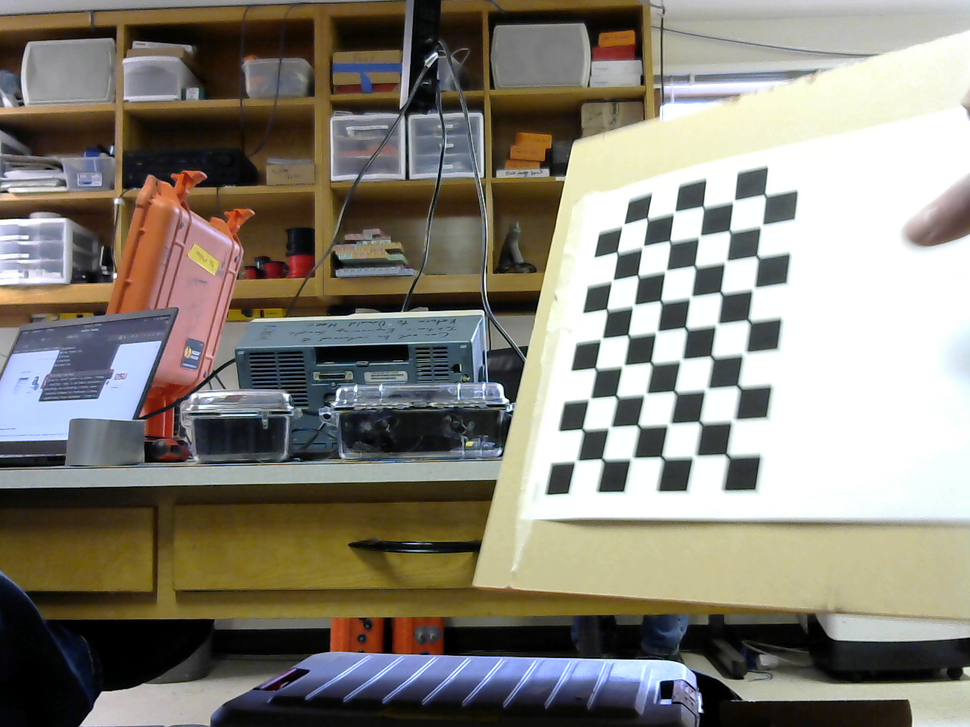
#> input picture left/left_01.ppm, 970 x 727 px, shrunk from 1280 x 960 before the run; its folder holds only this picture in this run
$ python calibrate.py
#> lines starting #> are read from the running program, lines starting #| are printed output that depends on the picture; after the words box and inside, x2 and y2 are one past the last pixel; in counts of white or black regions, pixels touching at a corner belong together; long printed decimals are rounded
import numpy as np
import cv2 as cv
import glob
import json

CHESSBOARD_ROWS = 9
CHESSBOARD_COLS = 6

# termination criteria
criteria = (cv.TERM_CRITERIA_EPS + cv.TERM_CRITERIA_MAX_ITER, 30, 0.001)
# prepare object points, like (0,0,0), (1,0,0), (2,0,0) ....,(6,5,0)
# Lets see what this looks like...
print(criteria)
objp = np.zeros((CHESSBOARD_COLS*CHESSBOARD_ROWS,3), np.float32)
objp[:,:2] = np.mgrid[0:CHESSBOARD_ROWS,0:CHESSBOARD_COLS].T.reshape(-1,2)
# Arrays to store object points and image points from all the images.
objpoints = [] # 3d point in real world space
imgpoints = [] # 2d points in image plane.
images = glob.glob('./left/*.ppm')
dimsOfImage = 0
# gray =
for fname in images:
    img = cv.imread(fname)
#> img is the input picture: shape (727, 970, 3); mean B, G, R 119.6, 130.1, 134.2
    gray = cv.cvtColor(img, cv.COLOR_BGR2GRAY)
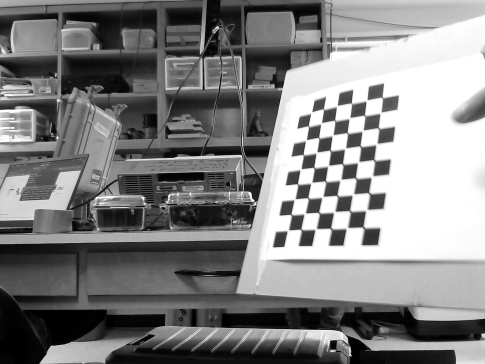
#> gray: shape (727, 970) (shown at 1/2 size); min 0, max 255, mean 130.2

    # Get dimensions of gray
    dimsOfImage = gray.shape[::-1]

    # Find the chess board corners
    ret, corners = cv.findChessboardCorners(gray, (CHESSBOARD_ROWS, CHESSBOARD_COLS), None)
#> ret = True; corners = 54 rows, first 8: [576, 461], [581.8, 428.7], [591.3, 397.5], [595.3, 367.6], [602.7, 337.3], [606.6, 308.6], [613.4, 279.1], [617, 251.6]
    # If found, add object points, image points (after refining them)
    if ret == True:
        objpoints.append(objp)
        corners2 = cv.cornerSubPix(gray,corners, (11,11), (-1,-1), criteria)
#> corners2 = 54 rows, first 8: [576, 460.9], [582.6, 429.3], [589.6, 398.7], [595.5, 368.3], [601.5, 338.8], [606.7, 309.5], [612.3, 280.6], [617, 252.4]
        imgpoints.append(corners)
        # Draw and display the corners
        cv.drawChessboardCorners(img, (CHESSBOARD_ROWS, CHESSBOARD_COLS), corners2, ret)
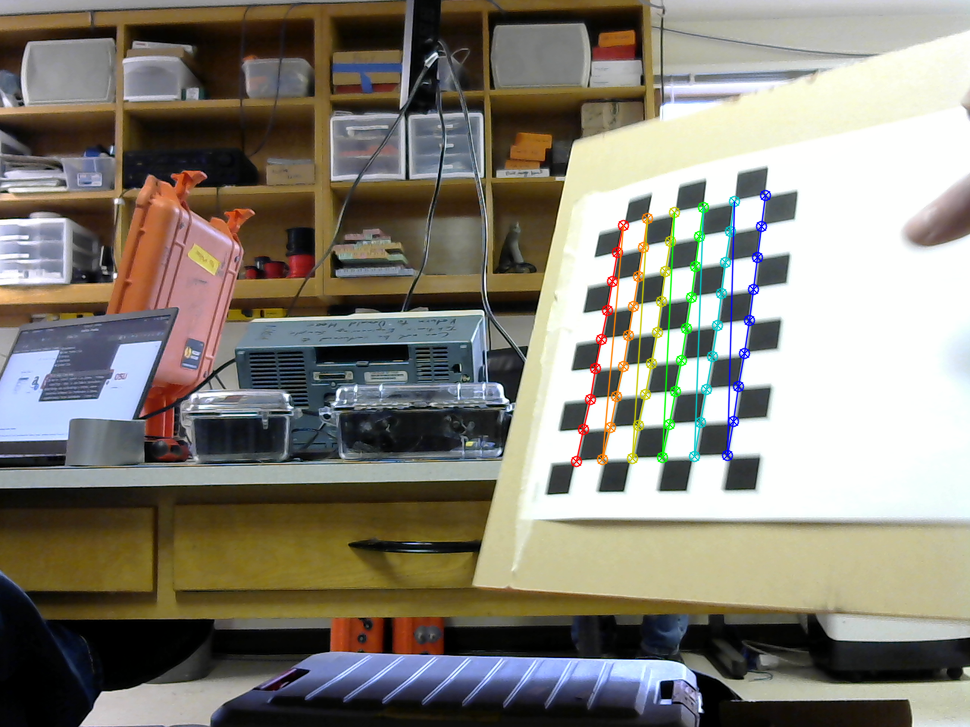
#> img: shape (727, 970, 3); 1.73% of pixels changed, all inside (x1, y1, x2, y2) = (570, 189, 772, 468)
        cv.imshow('img', img)
        cv.waitKey(0)
    else:
        print("No chessboard found :(")
cv.destroyAllWindows()

# calibrate camera
ret, mtx, dist, rvecs, tvecs = cv.calibrateCamera(objpoints, imgpoints, dimsOfImage, None, None)
#> ret = 0.561; mtx = [[1588.6, 0, 259.7], [0, 1209.1, 291.3], [0, 0, 1]]; dist = [[-1.72, 12.98, 0.00219, -0.0254, -36.52]]; rvecs = ([-1.09, 0.53, -1.35],); tvecs = ([7.59, 5.28, 34.83],)

with open("./data/mtx.json", "w+", newline="\n") as fp:
    fp.write(json.dumps(mtx.tolist(), indent=4))

with open("./data/dist.json", "w+", newline="\n") as fp:
    fp.write(json.dumps(dist.tolist(), indent=4))

mean_error = 0
for i in range(len(objpoints)):
    imgpoints2, _ = cv.projectPoints(objpoints[i], rvecs[i], tvecs[i], mtx, dist)
    error = cv.norm(imgpoints[i], imgpoints2, cv.NORM_L2)/len(imgpoints2)
    mean_error += error
#> this loop made 1 pass
#> (error, mean_error) on pass 1: (0.0763, 0.0763)
#> after the loop, mean_error = 0.0763
print( "total error: {}".format(mean_error/len(objpoints)) )
#| total error: 0.07631

print(mtx)
#| [[1.58857694e+03 0.00000000e+00 2.59733847e+02]
#|  [0.00000000e+00 1.20913914e+03 2.91315076e+02]
#|  [0.00000000e+00 0.00000000e+00 1.00000000e+00]]
print(dist)
#| [[-1.71936663e+00  1.29788673e+01  2.19274948e-03 -2.54286330e-02
#|   -3.65182768e+01]]

$ run again, on left/left_05.ppm
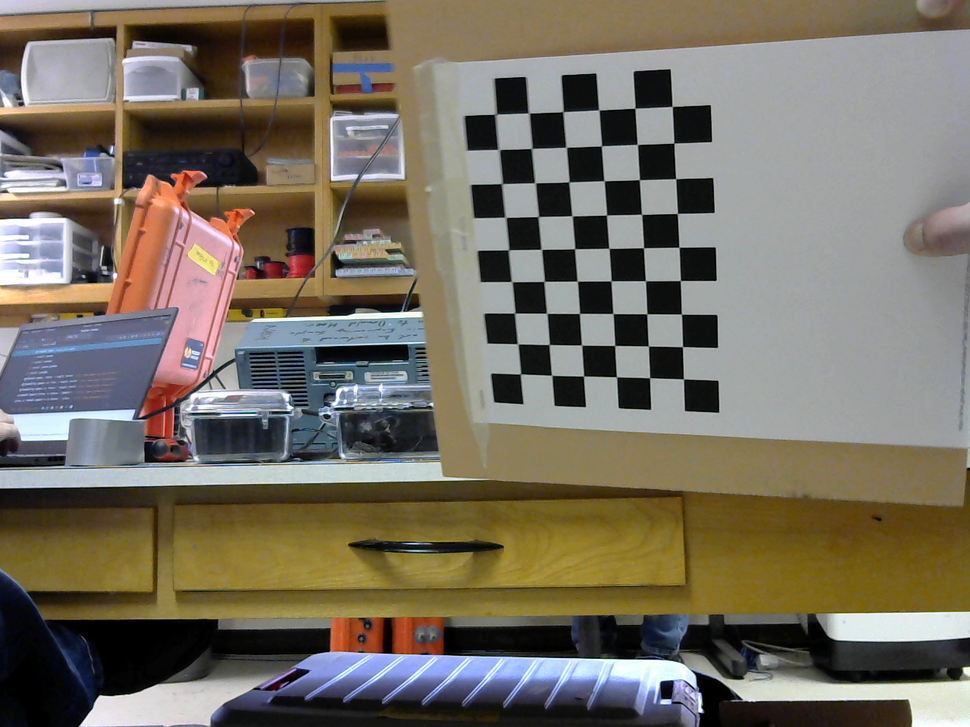
#> input picture left/left_05.ppm, 970 x 727 px, shrunk from 1280 x 960 before the run
#> img is the input picture: shape (727, 970, 3); mean B, G, R 97.6, 110.9, 117.9
#> `gray = cv.cvtColor(img, cv.COLOR_BGR2GRAY)`:
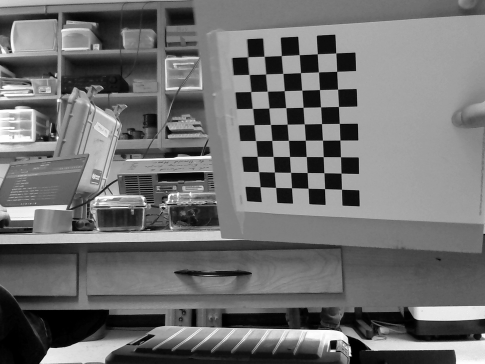
#> gray: shape (727, 970) (shown at 1/2 size); min 0, max 255, mean 111.5
#> `ret, corners = cv.findChessboardCorners(gray, (CHESSBOARD_ROWS, CHESSB..`: ret = True; corners = 54 rows, first 8: [520.5, 373.9], [517.6, 343.8], [514.5, 313], [517, 288], [514, 245], [511, 223], [507, 178], [499.8, 150.1]
#> corners2 = 54 rows, first 8: [520.5, 374], [517.6, 343.8], [514.7, 313.1], [511.7, 281.6], [508.5, 249.8], [505.4, 217.3], [502, 183.6], [498.7, 149.5]
#> `cv.drawChessboardCorners(img, (CHESSBOARD_ROWS, CHESSBOARD_COLS), corn..`:
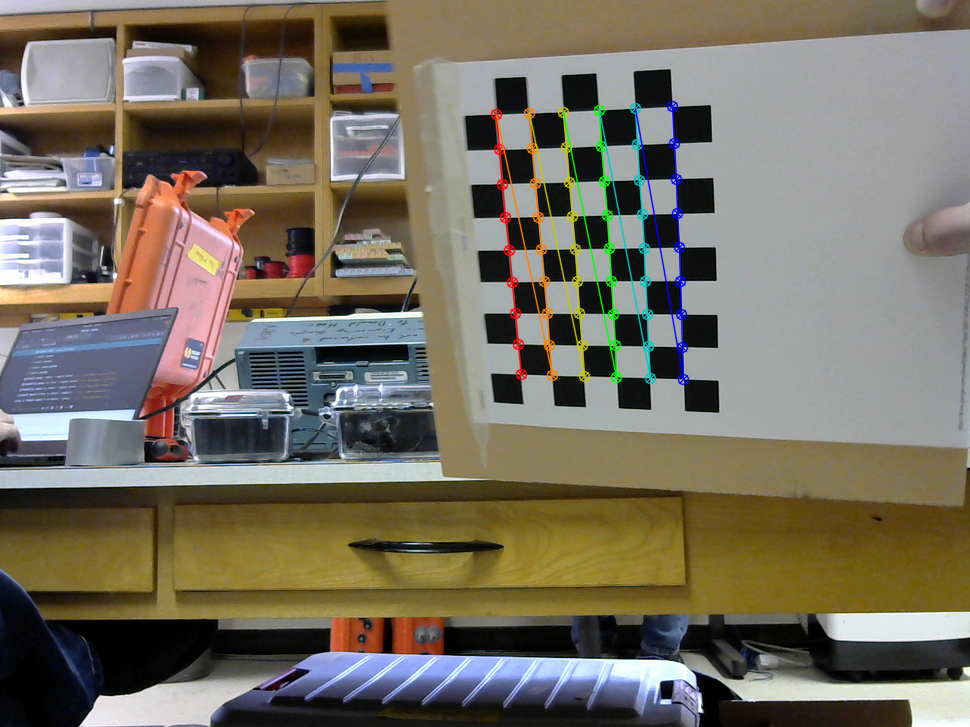
#> img: shape (727, 970, 3); 1.83% of pixels changed, all inside (x1, y1, x2, y2) = (490, 100, 690, 386)
#> `ret, mtx, dist, rvecs, tvecs = cv.calibrateCamera(objpoints, imgpoints..`: ret = 0.38; mtx = [[1019.3, 0, 508.2], [0, 972.5, 448.5], [0, 0, 1]]; dist = [[0.433, -1.97, 0.0615, -0.0402, 5.25]]; rvecs = ([0.00556, 0.537, -1.56],); tvecs = ([0.368, -2.36, 30.58],)
#> the loop `for i in range(len(objpoints)):` made 1 pass
#> (error, mean_error) on pass 1: (0.0517, 0.0517)
#> after the loop `for i in range(len(objpoints)):`: mean_error = 0.0517
#| total error: 0.05172
#| [[1.01934645e+03 0.00000000e+00 5.08185751e+02]
#|  [0.00000000e+00 9.72518742e+02 4.48465338e+02]
#|  [0.00000000e+00 0.00000000e+00 1.00000000e+00]]
#| [[ 0.4328 -1.973  0.06152 -0.04024  5.249]]

$ run again, on left/left_06.ppm
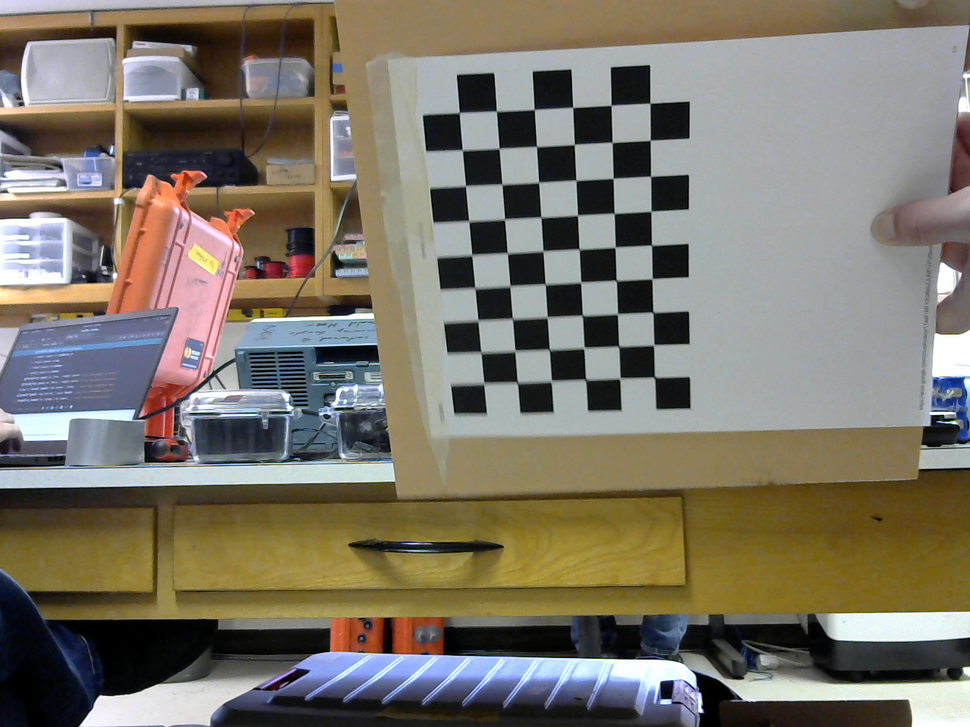
#> input picture left/left_06.ppm, 970 x 727 px, shrunk from 1280 x 960 before the run
#> img is the input picture: shape (727, 970, 3); mean B, G, R 104.4, 117.1, 123.3
#> `gray = cv.cvtColor(img, cv.COLOR_BGR2GRAY)`:
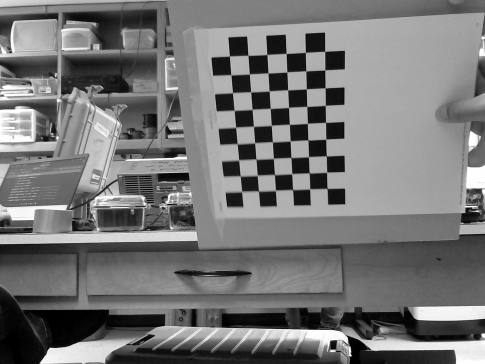
#> gray: shape (727, 970) (shown at 1/2 size); min 0, max 255, mean 117.5
#> `ret, corners = cv.findChessboardCorners(gray, (CHESSBOARD_ROWS, CHESSB..`: ret = True; corners = 54 rows, first 8: [484.5, 383.5], [480.8, 351.5], [477.6, 318.6], [474.5, 287.3], [471.3, 255], [468.5, 221], [465.3, 185.5], [462.2, 150.1]
#> corners2 = 54 rows, first 8: [483.8, 383.3], [480.9, 352.3], [477.9, 320.3], [474.8, 288], [471.8, 254.9], [468.7, 221.1], [465.5, 185.8], [462.3, 150.1]
#> `cv.drawChessboardCorners(img, (CHESSBOARD_ROWS, CHESSBOARD_COLS), corn..`:
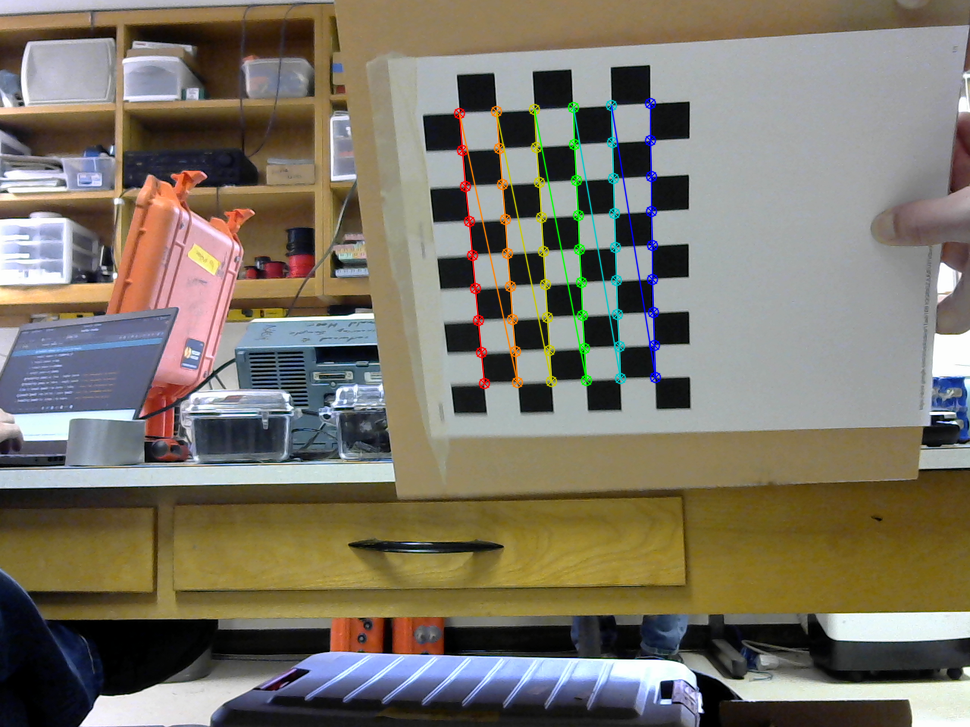
#> img: shape (727, 970, 3); 1.86% of pixels changed, all inside (x1, y1, x2, y2) = (453, 97, 662, 390)
#> `ret, mtx, dist, rvecs, tvecs = cv.calibrateCamera(objpoints, imgpoints..`: ret = 0.448; mtx = [[1281.5, 0, 496.9], [0, 1419.7, 381.4], [0, 0, 1]]; dist = [[0.951, -2.98, 0.133, -0.0202, -4.25]]; rvecs = ([0.442, 0.497, -1.58],); tvecs = ([-0.406, 0.0691, 37.56],)
#> the loop `for i in range(len(objpoints)):` made 1 pass
#> (error, mean_error) on pass 1: (0.061, 0.061)
#> after the loop `for i in range(len(objpoints)):`: mean_error = 0.061
#| total error: 0.061
#| [[1.28150536e+03 0.00000000e+00 4.96877854e+02]
#|  [0.00000000e+00 1.41965028e+03 3.81418062e+02]
#|  [0.00000000e+00 0.00000000e+00 1.00000000e+00]]
#| [[ 0.9514 -2.979  0.1334 -0.02018  -4.253]]
